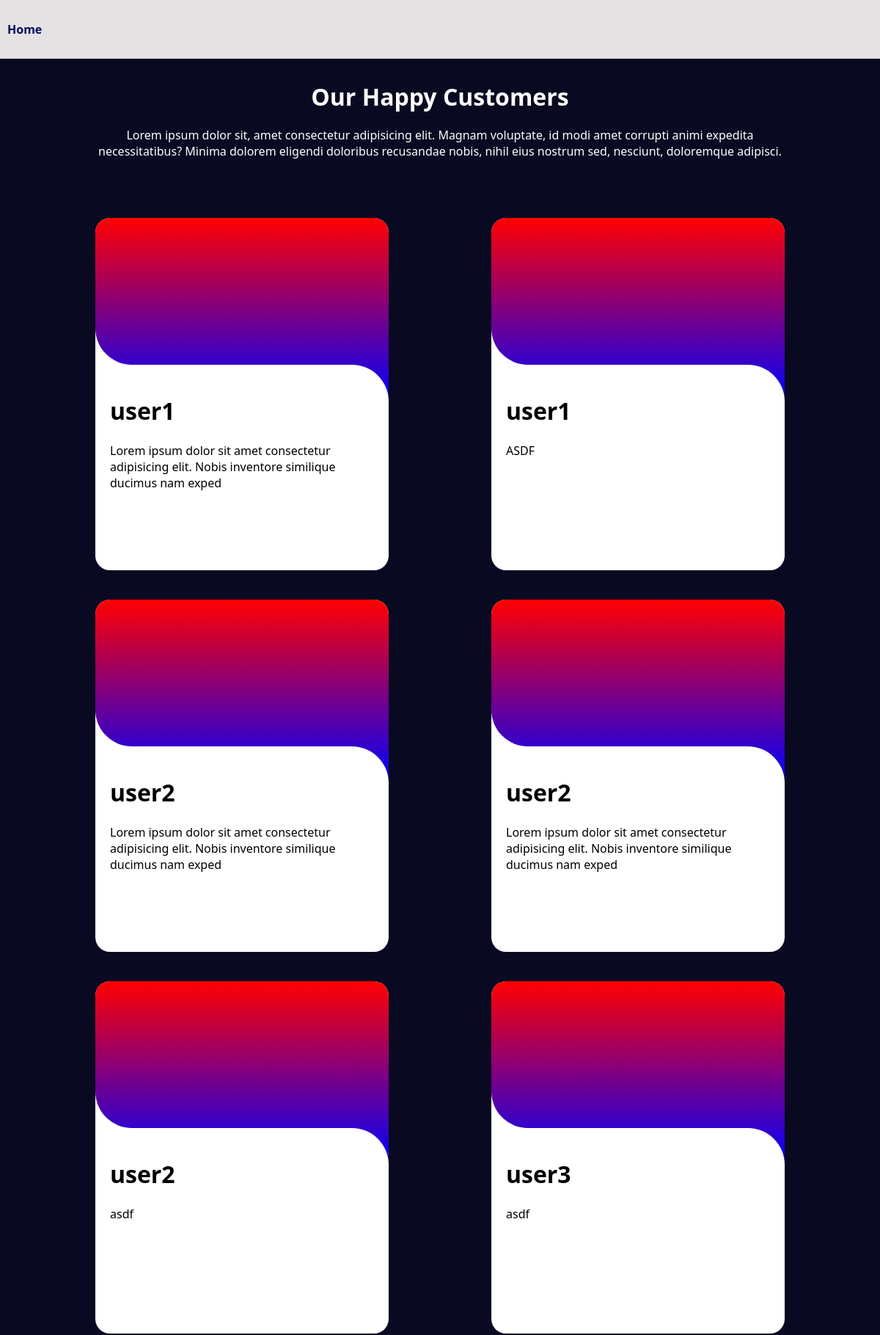
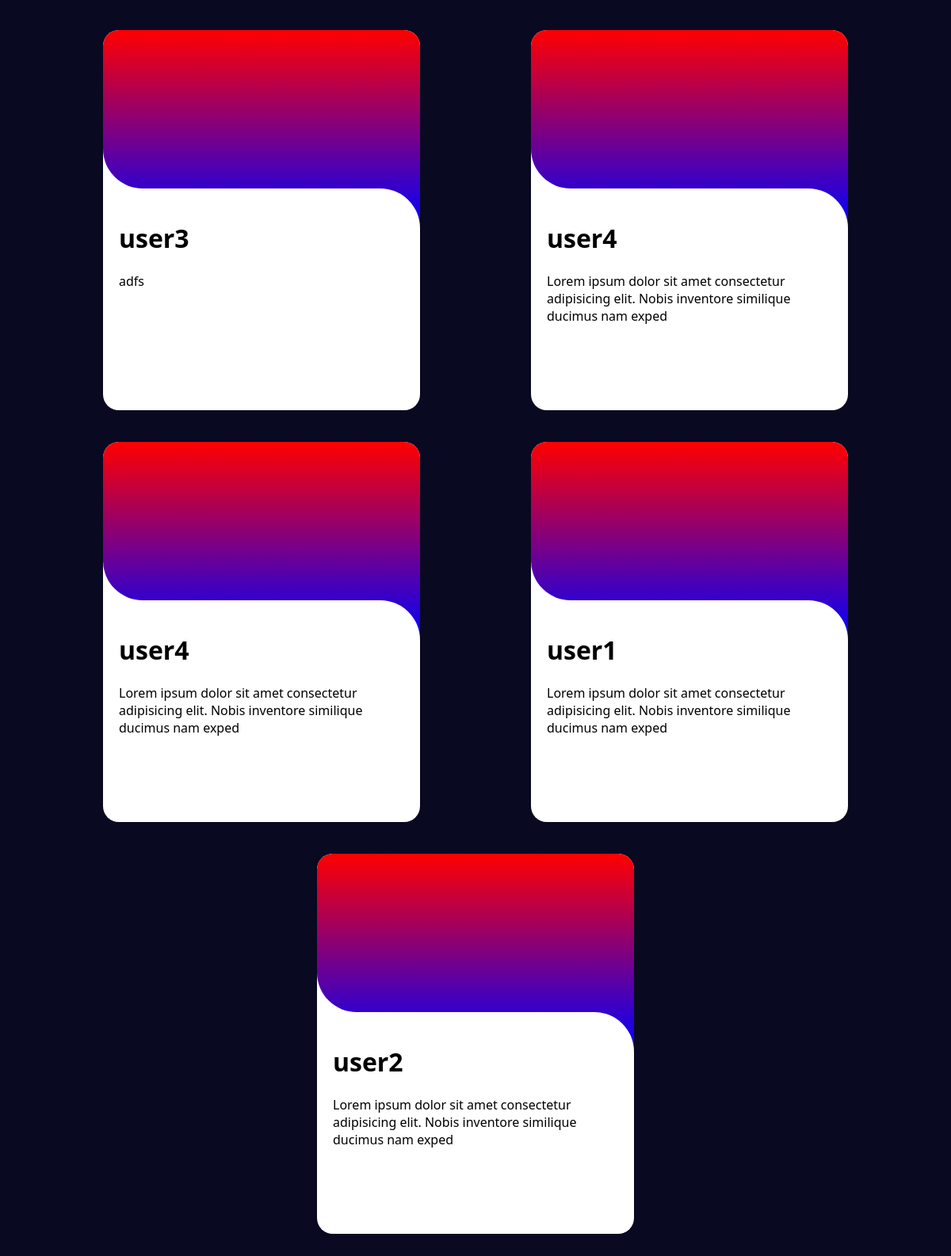
Page /feedback_page/ on the earlier database version (2 pictures, top to bottom).
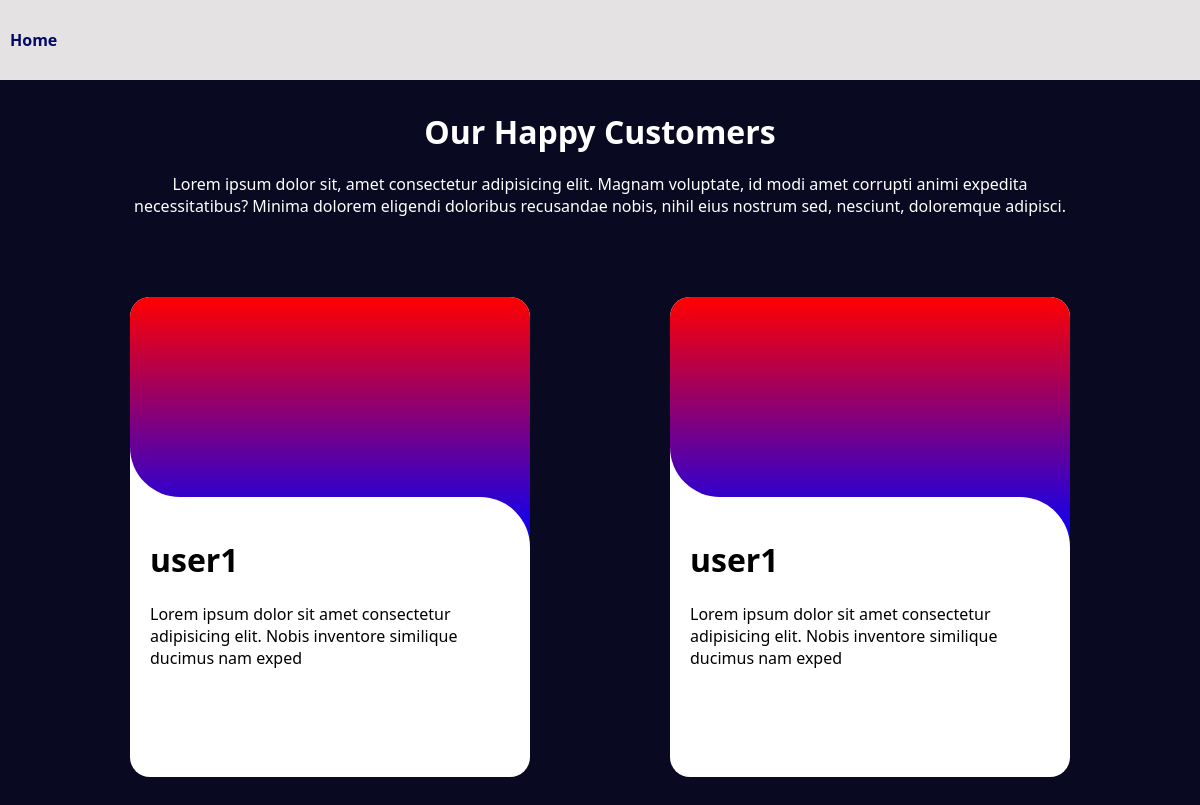
Same page on the later database version.
### admin_app/models.py (models this page shows, shortened)
class Feedback(models.Model):
  customer_name = models.CharField(max_length=25)
  feedback = models.CharField(max_length=250)

### admin_app/views.py (the view)
# urls.py: path('feedback_page/', feedback_page, name='feedback_page'),
def feedback_page(request):
  feedback_db = Feedback.objects.all()
  return render(request, 'feedback_page.html', {'feedback_db':feedback_db})

### templates/feedback_page.html (shortened to what this page needs)
<!DOCTYPE html>
<html lang="en">
  <head>
  </head>
  <body>
    <div class="feedback-container">
      <nav>
        <div class="nav">
          <a href="{% url 'admin_app:admin_page' %}">Home</a>
        </div>
      </nav>
      <div class="main-feedback-container">
        <div class="heading-container">
          <h1 class="happy-customers">Our Happy Customers</h1>
          <p class="happy-customers-p">
            Lorem ipsum dolor sit, amet consectetur adipisicing elit. Magnam
            voluptate, id modi amet corrupti animi expedita necessitatibus?
            Minima dolorem eligendi doloribus recusandae nobis, nihil eius
            nostrum sed, nesciunt, doloremque adipisci.
          </p>
        </div>
        <div class="card-container">
          {% for i in feedback_db %}
          <div class="card">
            <div class="top" id="top"></div>
            <div class="bottom">
              <div class="content">
                <h1>{{i.customer_name}}</h1>
                <p>{{i.feedback}}</p>
              </div>
            </div>
          </div>
          {% endfor %}
        </div>
      </div>
    </div>
  </body>
</html>

Differences in the rows shown:
removed Feedback: customer_name "user1", feedback "ASDF"
removed Feedback: customer_name "user2", feedback "Lorem ipsum dolor sit amet consectetur adipisicing elit. Nobis inventore similique ducimus nam exped"
removed Feedback: customer_name "user2", feedback "Lorem ipsum dolor sit amet consectetur adipisicing elit. Nobis inventore similique ducimus nam exped"
removed Feedback: customer_name "user2", feedback "asdf"
removed Feedback: customer_name "user3", feedback "asdf"
removed Feedback: customer_name "user3", feedback "adfs"
removed Feedback: customer_name "user4", feedback "Lorem ipsum dolor sit amet consectetur adipisicing elit. Nobis inventore similique ducimus nam exped"
removed Feedback: customer_name "user4", feedback "Lorem ipsum dolor sit amet consectetur adipisicing elit. Nobis inventore similique ducimus nam exped"
removed Feedback: customer_name "user2", feedback "Lorem ipsum dolor sit amet consectetur adipisicing elit. Nobis inventore similique ducimus nam exped"
